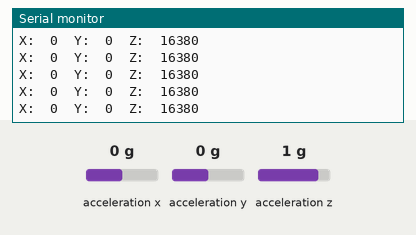
The sketch below on a simulated Arduino Uno, built with avr-gcc and run on an emulated ATmega328P. Shown: the last lines printed to the serial monitor. The inputs (shaded band) are chosen by the test bench; at power-on: acceleration x 0 g, acceleration y 0 g, acceleration z 1 g.

Above: at 1.2 s.
1.3 s: acceleration x set to -1.4 g
At 1.32 s:
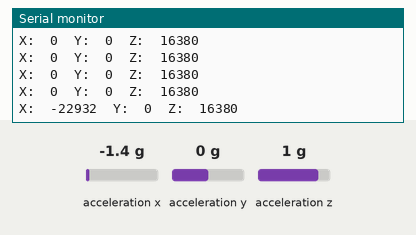
2.8 s: acceleration y set to -1.4 g
At 2.83 s:
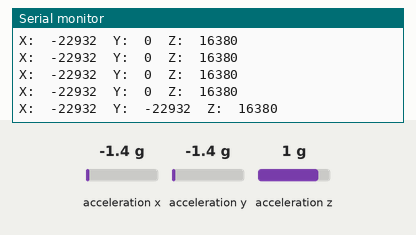
4.3 s: acceleration x set to 0.8 g
At 4.35 s:
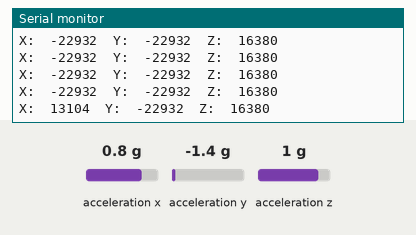
7.3 s: acceleration z set to -1.4 g
At 7.39 s:
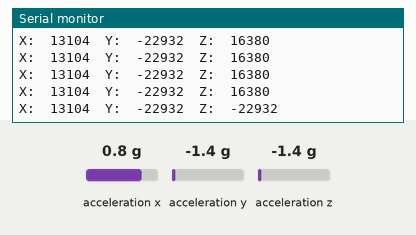
Timing chart, 0 to 9.8 s (numbered marks = the images above; inputs shaded):
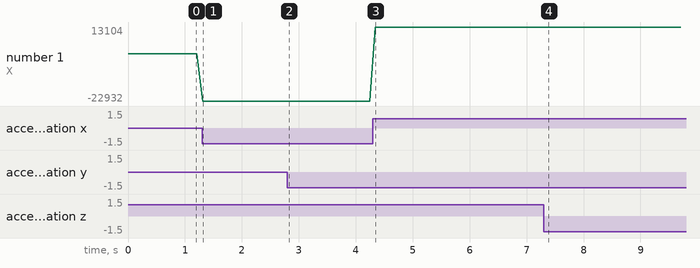

Measured:
- after the input at 1.3 s, the serial monitor: prints a new line at once (image 1)
- after the input at 2.8 s, the serial monitor: prints a new line at once (image 2)
- after the input at 4.3 s, the serial monitor: prints a new line after 0.05 s (image 3)
- after the input at 7.3 s, the serial monitor: prints a new line after 0.08 s (image 4)
- plotted number 1: 0 → -22932 after the input at 1.3 s, -22932 → 13104 after the input at 4.3 s

The sketch:

accel_test.ino
```cpp
#include <Wire.h>
#include <Adafruit_MMA8451.h>
#include <Adafruit_Sensor.h>

Adafruit_MMA8451 mma = Adafruit_MMA8451();

void setup() {
  Serial.begin(9600);
  mma.begin();
  mma.setRange(MMA8451_RANGE_2_G);

}

void loop() {
  mma.read();
  Serial.print("X:\t"); Serial.print(mma.x);
  Serial.print("\tY:\t"); Serial.print(mma.y);
  Serial.print("\tZ:\t"); Serial.print(mma.z);
  Serial.println();
  delay(100);
}
```
